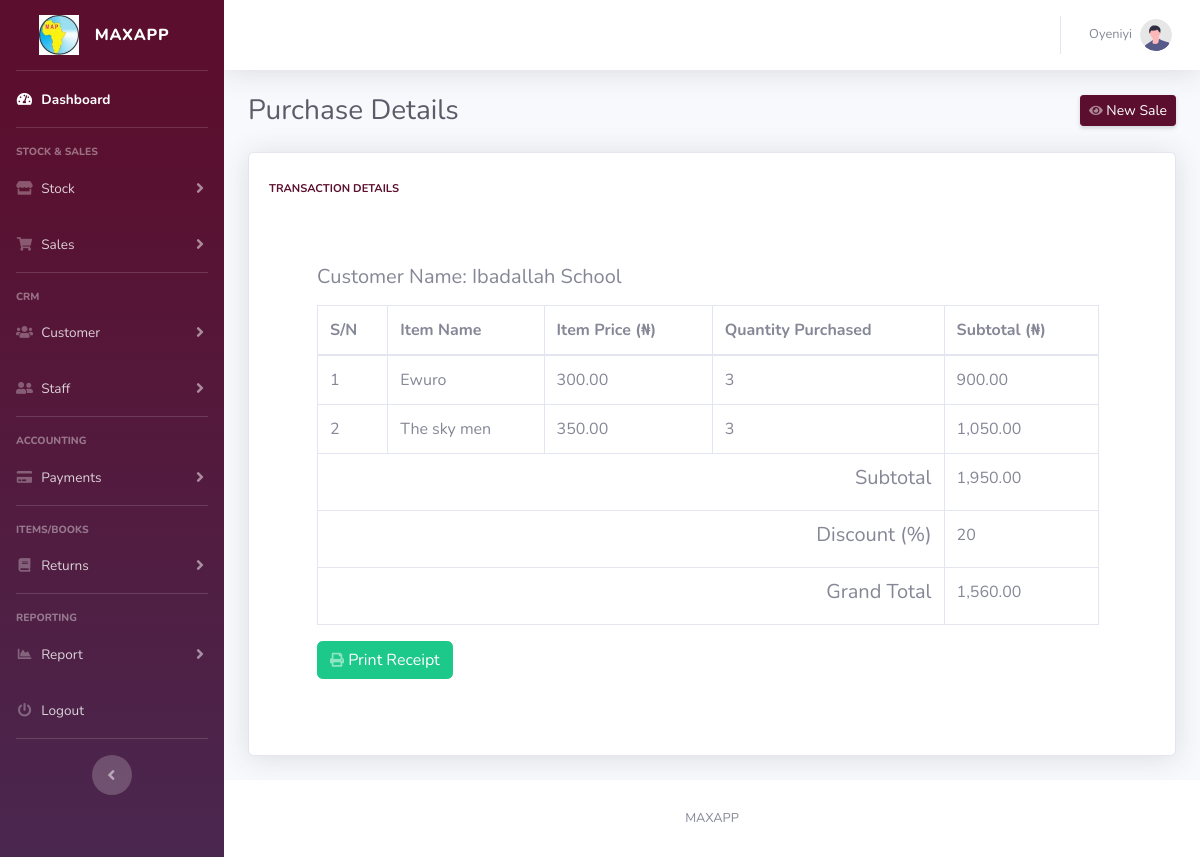
Screenshot of /saledetail?trid=3383196741668970594&name=Ibadallah School (signed in) with the database file from the repository.
### tables this page shows
CREATE TABLE `sales_table` (
  `sales_id` bigint(20) NOT NULL,
  `transaction_id` varchar(50) NOT NULL,
  `invoice_number` varchar(50) NOT NULL,
  `item_id` bigint(20) NOT NULL,
  `item_price` decimal(16,2) NOT NULL,
  `quantity_purchased` bigint(20) NOT NULL,
  `customer_id` bigint(20) NOT NULL,
  `purchased_date` datetime NOT NULL DEFAULT current_timestamp()
);

CREATE TABLE `stocks_table` (
  `stock_id` bigint(20) NOT NULL,
  `category_name` varchar(500) NOT NULL,
  `stock_no` varchar(20) NOT NULL,
  `stock_name` varchar(500) NOT NULL,
  `stock_description` varchar(2000) NOT NULL,
  `stock_retail_price` decimal(16,2) NOT NULL,
  `stock_sale_price` decimal(16,2) NOT NULL,
  `stock_quantity` bigint(20) NOT NULL,
  `stock_author` varchar(1000) NOT NULL,
  `add_date` datetime NOT NULL DEFAULT current_timestamp()
);

CREATE TABLE `transactions_table` (
  `tr_id` bigint(20) NOT NULL,
  `transaction_no` varchar(100) NOT NULL,
  `invoice_no` varchar(100) NOT NULL,
  `customer` bigint(20) NOT NULL,
  `sold_by` varchar(200) NOT NULL,
  `discount` float NOT NULL,
  `amount_due` decimal(15,2) NOT NULL,
  `amount_paid` decimal(15,2) NOT NULL,
  `paytype` varchar(50) NOT NULL,
  `paymtd` varchar(50) NOT NULL,
  `transaction_date` datetime NOT NULL DEFAULT current_timestamp()
);

### classes/DataConnect.class.php (called while the page is built, shortened)
<?php
    class DataConnect{
        protected function connect(){
            $this->servername = "localhost";
            $this->username = "root";
            $this->password = "";
            $this->dbname = "maxventory";
            $datasourcename = 'mysql:host='.$this->servername.';dbname='.$this->dbname;
            $konet = new PDO($datasourcename, $this->username, $this->password);
            $konet->setAttribute(PDO::ATTR_DEFAULT_FETCH_MODE, PDO::FETCH_ASSOC);
            $konet->setAttribute(PDO::ATTR_ERRMODE, PDO::ERRMODE_EXCEPTION);
            return $konet;
        }
    }

### classes/SaleModel.class.php (called while the page is built, shortened)
<?php
    class SaleModel extends DataConnect{
        protected function getUnitPrice($bookid){
            try{
                $getUnit = "SELECT * FROM stocks_table WHERE stock_id=? ";
                $unitStmt = $this->connect()->prepare($getUnit);
                $unitStmt->execute([$bookid]);
                $results = $unitStmt->fetchAll();
                if($results){
                    return $results;
                }else{
                    print_r($unitStmt->errorInfo());
                }
            }
            catch (PDOException $ex)
            {
                $ex->getMessage();
            }
        }
        protected function getTransaction($trid){
            try{
                $getUnit = "SELECT sales_table.*,transactions_table.* FROM sales_table INNER JOIN transactions_table ON sales_table.transaction_id=transactions_table.transaction_no
                WHERE sales_table.transaction_id=? ";
                $unitStmt = $this->connect()->prepare($getUnit);
                $unitStmt->execute([$trid]);
                $results = $unitStmt->fetchAll();
                if($results){
                    return $results;
                }else{
                    print_r($unitStmt->errorInfo());
                }
            }
            catch (PDOException $ex)
            {
                $ex->getMessage();
            }
        }
    }

### includes/autoLoader.inc.php (called while the page is built, shortened)
<?php
    function detAutoLoader($className){
        $path = 'classes/';
        $ext = '.class.php';
        $fullpath = '../'.$path.$className.$ext;
        $fullpath2 = $path.$className.$ext;
    }

### saledetail.php (the view, shortened to what this page needs)
<!DOCTYPE html>
<html lang="en">
<head>
    <?php $pageTitle = "Purchase Details"; ?>
    <?php include('partial/header.part.php') ?>
    <link href="vendor/datatables/dataTables.bootstrap4.min.css" rel="stylesheet">
</head>
<body id="page-top">
    <div id="wrapper">
        <?php include('partial/navbar.part.php') ?>
        <div id="content-wrapper" class="d-flex flex-column">
            <div id="content">
                <nav class="navbar navbar-expand navbar-light bg-white topbar mb-4 static-top shadow">
                    <?php include('partial/topbar.part.php') ?>
                </nav>
                <div class="container-fluid">
                    <div class="d-sm-flex align-items-center justify-content-between mb-4">
                        <h1 class="h3 mb-0 text-gray-800"><?=$pageTitle ?></h1>
                        <a href="newsale" class="d-none d-sm-inline-block btn btn-sm btn-primary shadow-sm"><i
                                class="fas fa-eye fa-sm text-white-50"></i> New Sale</a>
                    </div>
                    <div class="row">
                        <?php $gatSale = new SaleController(); $gatSale->showTransaction($_GET['trid']); ?>
                        <div class="col-xl-12 col-md-12 mb-4">
                            <div class="card shadow h-100 py-2">
                                <div class="card-body">
                                    <div class="row no-gutters align-items-center">
                                        <div class="col mr-2">
                                            <div class="text-xs font-weight-bold text-primary text-uppercase mb-1">
                                                Transaction Details</div>
                                                <div class="p-5">
                                                    <div class="table-responsive">
                                                        <p><h5>Customer Name: <?=$_GET['name']?></h5></p>
                                                        <table class="table table-bordered " width="100%" cellspacing="0">
                                                            <thead class="bd-primary">
                                                                <th>S/N</th>
                                                                <th>Item Name</th>
                                                                <th>Item Price (&#8358;)</th>
                                                                <th>Quantity Purchased</th>
                                                                <th>Subtotal (&#8358;)</th>
                                                            </thead>
                                                            <tbody>
                                                                <?php $sn=0; $sumTotal=0; foreach ($items as $item) { $sumTotal+= ($item['item_price']*$item['quantity_purchased']); $sn++; ?>
                                                                <tr>
                                                                    <td><?=$sn ?></td>
                                                                    <td><?=$gatSale->showBookName($item['item_id']) ?></td>
                                                                    <td><?=number_format($item['item_price'],2) ?></td>
                                                                    <td><?=$item['quantity_purchased'] ?></td>
                                                                    <td><?=number_format(($item['item_price']*$item['quantity_purchased']),2) ?></td>
                                                                </tr>
                                                                <?php } ?>
                                                                <tr>
                                                                    <td colspan="4"><h5 class="text-right">Subtotal</h5></td>
                                                                    <td><?=number_format(($sumTotal),2) ?></td>
                                                                </tr>
                                                                <tr>
                                                                    <td colspan="4"><h5 class="text-right">Discount (%)</h5></td>
                                                                    <td><?=$item['discount'] ?></td>
                                                                </tr>
                                                                <tr>
                                                                    <td colspan="4"><h5 class="text-right">Grand Total</h5></td>
                                                                    <td><?=number_format(($sumTotal-(($item['discount']/100)*$sumTotal)),2) ?></td>
                                                                </tr>
                                                            </tbody>
                                                        </table>
                                                        <a href="print?trid=<?=$_GET['trid'] ?>&&name=<?=$_GET['name'] ?>" class="btn btn-success btn-user" target="_blank">
                                                           <i class="fas fa-print fa-sm text-white-50"></i> Print Receipt
                                                        </a>
                                                    </div>
                                                </div>
                                        </div>
                                    </div>
                                </div>
                            </div>
                        </div>
                    </div>
                </div>
            </div>
            <footer class="sticky-footer bg-white">
                <div class="container my-auto">
                    <div class="copyright text-center my-auto">
                        <span>MAXAPP</span>
                    </div>
                </div>
            </footer>
        </div>
    </div>
</body>
</html>

### classes/SaleController.class.php (shortened to what this page needs)
<?php
    class SaleController extends SaleModel{
         public function showBookName($bookid){
            $name = $this->getUnitPrice($bookid);
            foreach($name as $name){
                echo $name['stock_name'];
            }
         }
        public function showTransaction($trid){
            $items = $this->getTransaction($trid);
         }
    }

### rows the page displays
sales_table: item_price "300.00", quantity_purchased "3", $item['item_price']*$item['quantity_purchased'] "900.00"
stocks_table: stock_name "Ewuro"
sales_table: item_price "350.00", quantity_purchased "3", $item['item_price']*$item['quantity_purchased'] "1,050.00"
stocks_table: stock_name "The sky men"
transactions_table: discount "20", $sumTotal-(($item['discount']/100)*$sumTotal) "1,560.00"

### other values shown
$_SESSION['userfname'] "Oyeniyi"
$pageTitle "Purchase Details"
$_GET['name'] "Ibadallah School"
$sumTotal "1,950.00"
